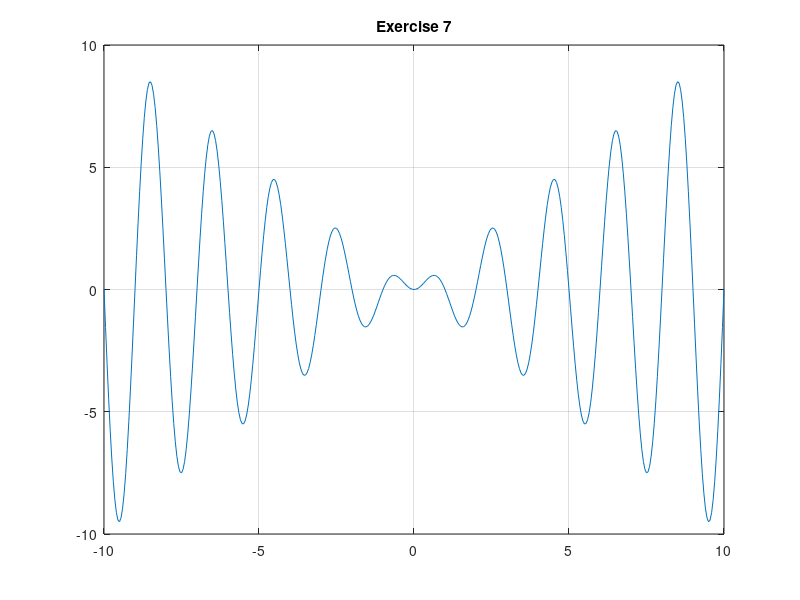

Reproduce this figure in MATLAB. (Note: this script raises an error after producing the figure.)
x = [-10:0.05:10];
y = x + 1./(x.*x);
plot(x, y);
grid on;
title('Exercise 1')
%%
x = [-10:0.05:10];
y = 2*x./(1+x.*x);
plot(x, y);
grid on;
title('Exercise 2')
%%
x = [-1:0.01:1];
y = (x-2).*sqrt((1+x)./(1-x));
plot(x,y);
grid on;
title('Exercise 3')
%%
x = [-10:0.05:10];
y = log(x.*x - 4);
plot(x,y);
grid on;
title('Exercise 4')
%%
x = [-10:0.05:10];
y = sqrt(sin(pi*sqrt(x)));
plot(x,y);
grid on;
title('Exercise 5')
%%
x = [-10:0.05:10];
y = (x + abs(x)).*sqrt(x.*sin(pi*x).^2);
plot(x,y);
grid on;
title('Exercise 6')
%%
x = [-10:0.05:10];
y = x.*sin(pi*x);
plot(x,y);
grid on;
title('Exercise 7')
%%
a = 100;
b = 2;
k = 14;
m = 2;
n = 4;
phi = [-pi/2:0.01:3*pi/2];
r = a*(b - sin(k*phi) - cos(m*phi))./(a + (phi - pi/2).^n);
polarplot(phi,r);
grid on;
title('Exercise 8')
%%
n = 2;
m = 3;
a = 5;
phi = [0:0.01:2*m*pi];
x = (1 + n/m)*cos((n\m).*phi) - (a*n/m)*cos((1+n/m)*phi);
y = (1 + n/m)*sin((n\m).*phi) - (a*n/m)*sin((1+n/m)*phi);
plot(x,y);
grid on;
title('Exercise 9')
%%
a = 2;
b = 3;
n = 3;
m = 5;
phi_0 = pi/6;
phi = [0:0.01:2*n*m*pi];
x = a*sin(n*phi+phi_0);
y = b*sin(m*phi);
plot(x,y);
grid on;
title('Exercise 10')
%%
t = [-5:0.01:5];
a = 1/2;
b = 1/3;
m = 7;
n = 17;
x = cos(t) + a*cos(m*t) + b*sin(n*t);
y = sin(t) + a*sin(m*t) + b*cos(n*t);
plot(x,y);
grid on;
title('Exercise 11')
%%
t = [-5:0.01:5];
a = 1/4;
b = 1/16;
m = 8;
n = 8;
s = 7;
x = cos(t) - a*cos(m*t) + b*sin(n*t);
y = sin(t) + a*sin(m*t) + b*cos(n*t);
hold on
for k = 1:s
    plot(x/k,y/k);
end;
grid on;
title('Exercise 12')
%%
k = 3/5;
phi = [0:0.05: 2*pi/k];
a = 10;
ro = a*sin(k*phi);
polarplot(phi,ro);
grid on;
title('Exercise 14, Grandi Rose')
%%
k = 18/5;
phi = [0:0.01:20*pi];
x = (k-1)*cos(phi) + cos((k-1)*phi);
y = (k-1)*sin(phi) + sin((k-1)*phi);
plot(x,y);
grid on;
title('Exercise 14, Hypocycloid')

    





